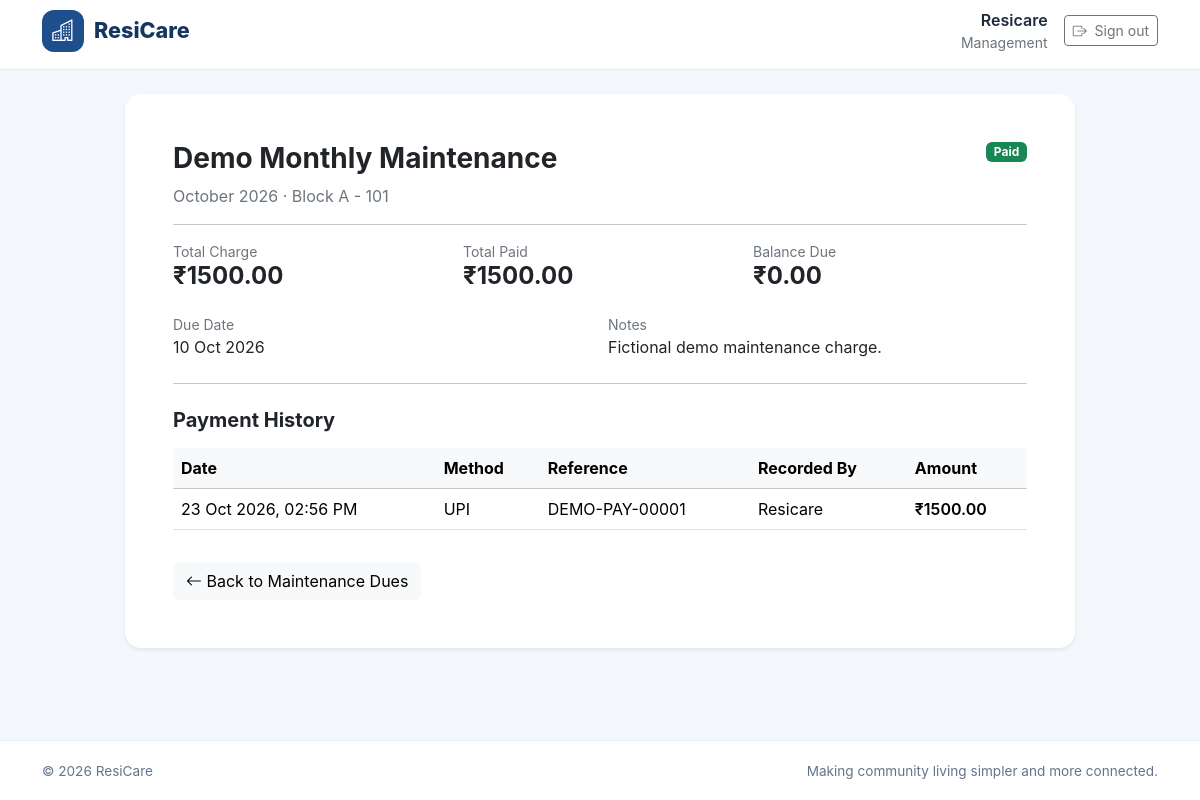
/community/maintenance-dues/1/ (signed in), run on the app's committed database.
### accounts/models.py (models this page shows, shortened)
class User(AbstractUser):
    class Role(models.TextChoices):
        RESIDENT = "RESIDENT", "Resident"
        SECURITY = "SECURITY", "Security"
        MANAGEMENT = "MANAGEMENT", "Management"
    role = models.CharField(
        max_length=20,
        choices=Role.choices,
        default=Role.RESIDENT,
    )
    phone_number = models.CharField(
        max_length=15,
        blank=True,
    )

### community_hub/models.py (models this page shows, shortened)
class MaintenanceCharge(models.Model):
    apartment = models.ForeignKey(
        "residents.Apartment",
        on_delete=models.PROTECT,
        related_name="maintenance_charges",
    )
    billing_month = models.DateField(
        help_text="Use the first day of the billing month, e.g. 1 October 2026.",
    )
    description = models.CharField(
        max_length=200,
        default="Monthly Maintenance",
    )
    amount_due = models.DecimalField(
        max_digits=10,
        decimal_places=2,
    )
    due_date = models.DateField()
    notes = models.TextField(blank=True)
    created_by = models.ForeignKey(
        "accounts.User",
        on_delete=models.SET_NULL,
        null=True,
        related_name="maintenance_charges_created",
    )
    created_at = models.DateTimeField(auto_now_add=True)
    class Meta:
        ordering = ["-billing_month", "apartment"]
        constraints = [
            models.UniqueConstraint(
                fields=["apartment", "billing_month"],
                name="unique_apartment_maintenance_month",
            ),
        ]
    @property
    def total_paid(self):
        result = self.payments.aggregate(total=Sum("amount"))
        return result["total"] or Decimal("0.00")
    @property
    def balance_due(self):
        return max(Decimal("0.00"), self.amount_due - self.total_paid)
    @property
    def payment_status(self):
        if self.total_paid >= self.amount_due:
            return "PAID"
        if self.total_paid > Decimal("0.00"):
            return "PARTIAL"
        return "PENDING"

class MaintenancePayment(models.Model):
    class PaymentMethod(models.TextChoices):
        CASH = "CASH", "Cash"
        BANK_TRANSFER = "BANK_TRANSFER", "Bank Transfer"
        UPI = "UPI", "UPI"
        CHEQUE = "CHEQUE", "Cheque"
        OTHER = "OTHER", "Other"
    charge = models.ForeignKey(
        MaintenanceCharge,
        on_delete=models.PROTECT,
        related_name="payments",
    )
    amount = models.DecimalField(
        max_digits=10,
        decimal_places=2,
    )
    payment_method = models.CharField(
        max_length=20,
        choices=PaymentMethod.choices,
    )
    reference_number = models.CharField(max_length=100, blank=True)
    notes = models.TextField(blank=True)
    received_by = models.ForeignKey(
        "accounts.User",
        on_delete=models.SET_NULL,
        null=True,
        related_name="maintenance_payments_recorded",
    )
    received_at = models.DateTimeField(auto_now_add=True)
    class Meta:
        ordering = ["-received_at"]

### residents/models.py (models this page shows, shortened)
class Apartment(models.Model):
    building_name = models.CharField(max_length=100, default="Main Building")
    unit_number = models.CharField(max_length=20)
    floor_number = models.PositiveIntegerField(default=0)
    bedrooms = models.PositiveSmallIntegerField(default=1)
    area_sqft = models.PositiveIntegerField(
        null=True,
        blank=True,
        validators=[MinValueValidator(1)],
    )
    monthly_maintenance = models.DecimalField(
        max_digits=10,
        decimal_places=2,
        default=0,
        validators=[MinValueValidator(0)],
    )
    is_active = models.BooleanField(default=True)
    created_at = models.DateTimeField(auto_now_add=True)
    updated_at = models.DateTimeField(auto_now=True)
    class Meta:
        ordering = ["building_name", "unit_number"]
        constraints = [
            models.UniqueConstraint(
                fields=["building_name", "unit_number"],
                name="unique_apartment_unit_per_building",
            )
        ]
    def __str__(self):
        return f"{self.building_name} - {self.unit_number}"

### community_hub/views.py (the view)
@login_required
def maintenance_charge_detail(request, charge_id):
    charge = get_object_or_404(
        MaintenanceCharge.objects.select_related(
            "apartment",
            "created_by",
        ),
        pk=charge_id,
    )
    user = request.user
    if user.role == "RESIDENT":
        apartment = get_resident_apartment(user)
        if apartment is None or apartment.pk != charge.apartment_id:
            raise PermissionDenied
    elif user.role != "MANAGEMENT":
        raise PermissionDenied
    payments = charge.payments.select_related("received_by").all()
    return render(request, "community/maintenance_charge_detail.html", {
        "charge": charge,
        "payments": payments,
        "role": user.role,
    })

### templates/community/maintenance_charge_detail.html (shortened to what this page needs)
{% extends "base.html" %}
{% block content %}
<div class="container py-4">
    <div class="card border-0 shadow-sm rounded-4 mx-auto" style="max-width: 950px;">
        <div class="card-body p-4 p-md-5">
            <div class="d-flex flex-wrap justify-content-between align-items-start gap-3">
                <div>
                    <h1 class="h3 fw-bold">{{ charge.description }}</h1>
                    <p class="text-secondary mb-0">
                        {{ charge.billing_month|date:"F Y" }} · {{ charge.apartment }}
                    </p>
                </div>
                {% if charge.payment_status == "PAID" %}
                <span class="badge text-bg-success">Paid</span>
                {% elif charge.payment_status == "PARTIAL" %}
                <span class="badge text-bg-info">Partially Paid</span>
                {% else %}
                <span class="badge text-bg-warning">Pending</span>
                {% endif %}
            </div>
            <hr>
            <div class="row g-3">
                <div class="col-md-4">
                    <div class="text-secondary small">Total Charge</div>
                    <div class="h4 fw-bold">₹{{ charge.amount_due|floatformat:2 }}</div>
                </div>
                <div class="col-md-4">
                    <div class="text-secondary small">Total Paid</div>
                    <div class="h4 fw-bold">₹{{ charge.total_paid|floatformat:2 }}</div>
                </div>
                <div class="col-md-4">
                    <div class="text-secondary small">Balance Due</div>
                    <div class="h4 fw-bold">₹{{ charge.balance_due|floatformat:2 }}</div>
                </div>
                <div class="col-md-6">
                    <div class="text-secondary small">Due Date</div>
                    <div>{{ charge.due_date|date:"d M Y" }}</div>
                </div>
                <div class="col-md-6">
                    <div class="text-secondary small">Notes</div>
                    <div>{{ charge.notes|default:"No additional notes."|linebreaksbr }}</div>
                </div>
            </div>
            <hr class="my-4">
            <h2 class="h5 fw-bold mb-3">Payment History</h2>
            <div class="table-responsive">
                <table class="table align-middle">
                    <thead class="table-light">
                        <tr>
                            <th>Date</th>
                            <th>Method</th>
                            <th>Reference</th>
                            <th>Recorded By</th>
                            <th>Amount</th>
                        </tr>
                    </thead>
                    <tbody>
                        {% for payment in payments %}
                        <tr>
                            <td>{{ payment.received_at|date:"d M Y, h:i A" }}</td>
                            <td>{{ payment.get_payment_method_display }}</td>
                            <td>{{ payment.reference_number|default:"—" }}</td>
                            <td>
                                {% if payment.received_by %}
                                    {{ payment.received_by.get_full_name|default:payment.received_by.username }}
                                {% else %}
                                    Not available
                                {% endif %}
                            </td>
                            <td class="fw-semibold">₹{{ payment.amount|floatformat:2 }}</td>
                        </tr>
                        {% empty %}
                        <tr>
                            <td colspan="5" class="text-center text-secondary py-4">
                                No payments have been recorded for this charge.
                            </td>
                        </tr>
                        {% endfor %}
                    </tbody>
                </table>
            </div>
            <a href="{% url 'community:maintenance_dues' %}" class="btn btn-light mt-3">
                <i class="bi bi-arrow-left"></i> Back to Maintenance Dues
            </a>
        </div>
    </div>
</div>
{% endblock %}

### templates/base.html (shortened to what this page needs)
{% load static %}
<!DOCTYPE html>
<html lang="en">
<head>
    <link href="https://cdn.jsdelivr.net/npm/bootstrap@5.3.3/dist/css/bootstrap.min.css"
          rel="stylesheet">
    <link href="https://cdn.jsdelivr.net/npm/bootstrap-icons@1.11.3/font/bootstrap-icons.min.css"
          rel="stylesheet">
</head>
<body>
    <header class="rc-navbar">
        <nav class="container h-100 d-flex align-items-center justify-content-between py-2">
            <a href="{% if user.is_authenticated %}{% url 'dashboard' %}{% else %}{% url 'login' %}{% endif %}"
               class="rc-brand">
                <span class="rc-brand-icon">
                    <i class="bi bi-buildings"></i>
                </span>
                <span>ResiCare</span>
            </a>
            {% if user.is_authenticated %}
                <div class="d-flex align-items-center gap-3">
                    <div class="d-none d-sm-block text-end">
                        <div class="fw-semibold">{{ user.get_full_name|default:user.username }}</div>
                        <div class="small text-secondary">{{ user.get_role_display }}</div>
                    </div>
                    <form method="post" action="{% url 'logout' %}" class="m-0">
                        <button type="submit" class="btn btn-outline-secondary btn-sm">
                            <i class="bi bi-box-arrow-right me-1"></i>
                            Sign out
                        </button>
                    </form>
                </div>
            {% endif %}
        </nav>
    </header>
    <main class="rc-main">
        {% block content %}{% endblock %}
    </main>
    <footer class="rc-footer">
        <div class="container d-flex flex-column flex-sm-row justify-content-between gap-2">
            <span>&copy; {% now "Y" %} ResiCare</span>
            <span>Making community living simpler and more connected.</span>
        </div>
    </footer>
</body>
</html>

### templates/base.html (style rules this page uses)
:root { --rc-primary: #1e4e8c; --rc-primary-dark: #15365f; --rc-background: #f4f7fb; --rc-text: #1e293b; --rc-muted: #64748b; }
* { box-sizing: border-box; }
body { margin: 0; font-family: Inter, "Segoe UI", Arial, sans-serif; color: var(--rc-text); background: var(--rc-background); }
.rc-navbar { min-height: 70px; background: #fff; border-bottom: 1px solid #e8edf4; }
.rc-brand { display: inline-flex; align-items: center; gap: 10px; color: var(--rc-primary-dark); font-size: 1.35rem; font-weight: 800; text-decoration: none; }
.rc-brand-icon { display: inline-flex; align-items: center; justify-content: center; width: 42px; height: 42px; color: #fff; background: var(--rc-primary); border-radius: 12px; }
.rc-main { min-height: calc(100vh - 130px); }
.rc-footer { padding: 20px 0; color: var(--rc-muted); background: #fff; border-top: 1px solid #e8edf4; font-size: .85rem; }

### data on the page
User: get_full_name "Resicare", role "Management"
MaintenanceCharge: description "Demo Monthly Maintenance", billing_month "October 2026", apartment "Block A - 101", amount_due "1500.00", total_paid "1500.00", balance_due "0.00", due_date "10 Oct 2026", notes "Fictional demo maintenance charge."
MaintenancePayment: received_at "23 Oct 2026, 02:56 PM", payment_method "UPI", reference_number "DEMO-PAY-00001", received_by.get_full_name "Resicare", amount "1500.00"
